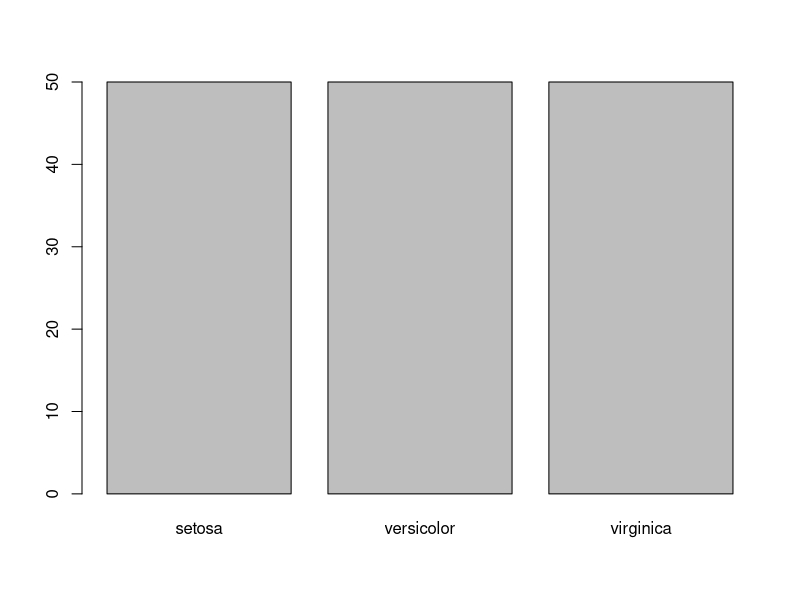
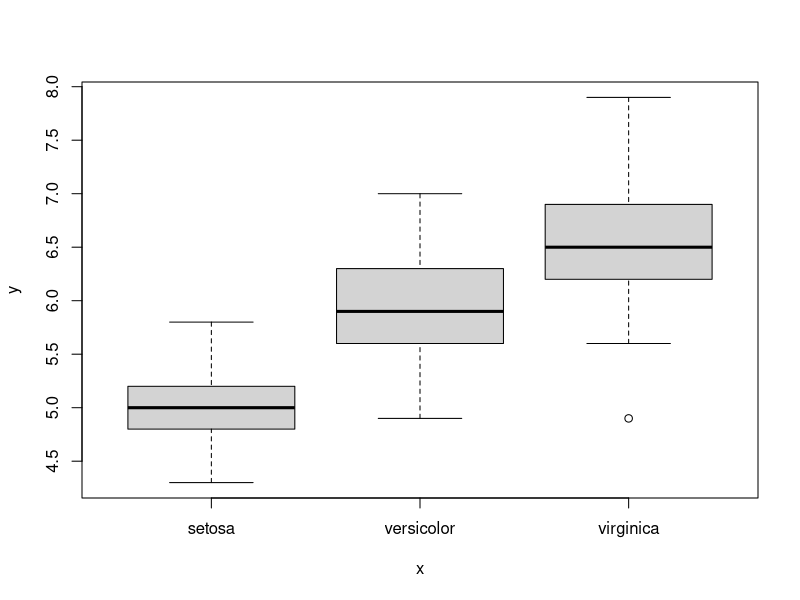
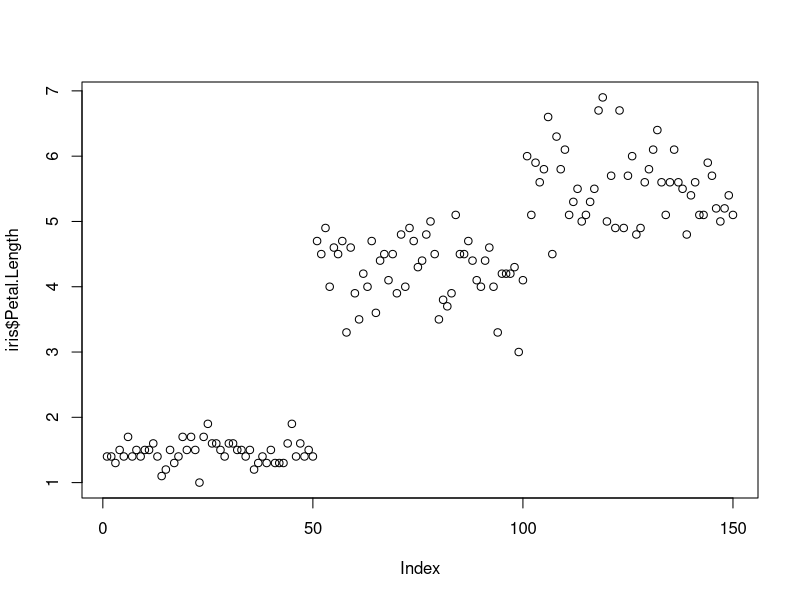
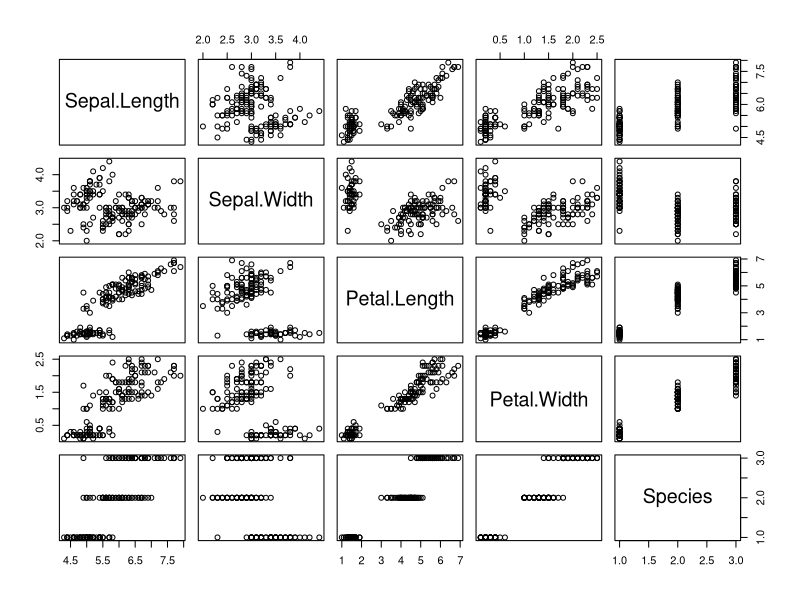
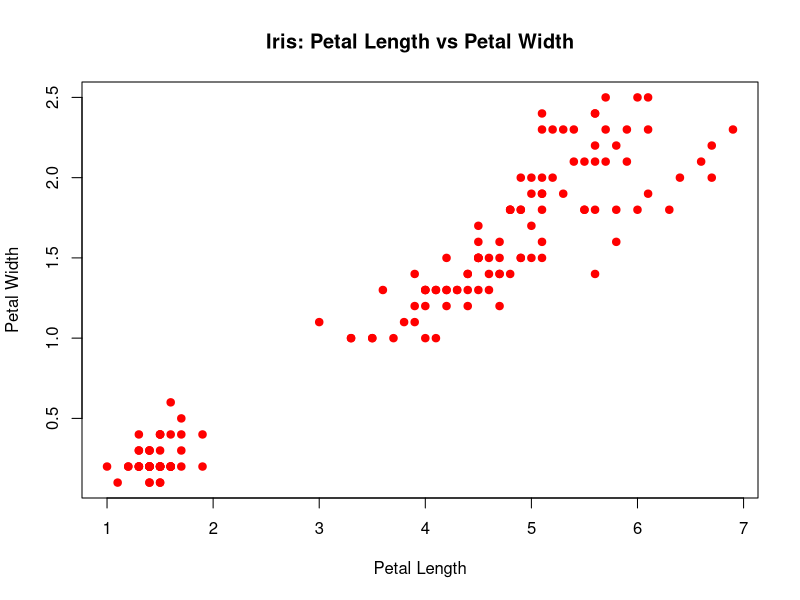
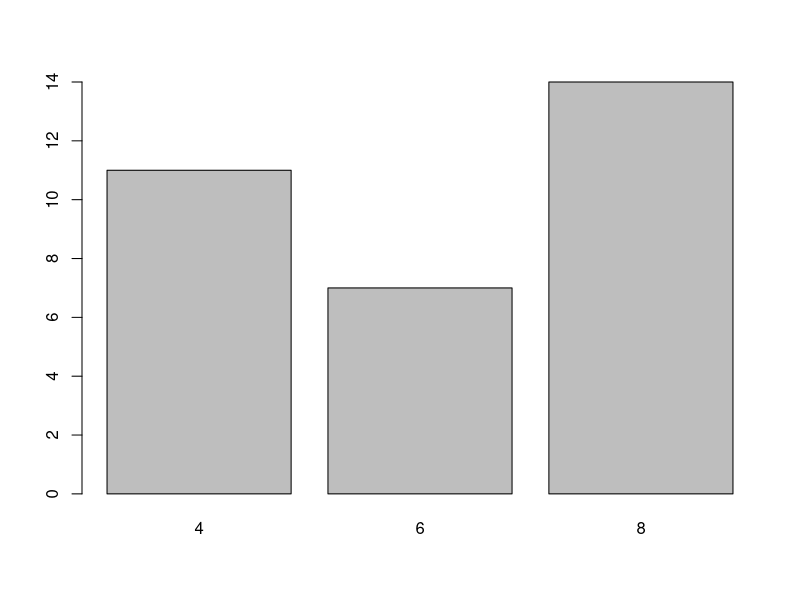
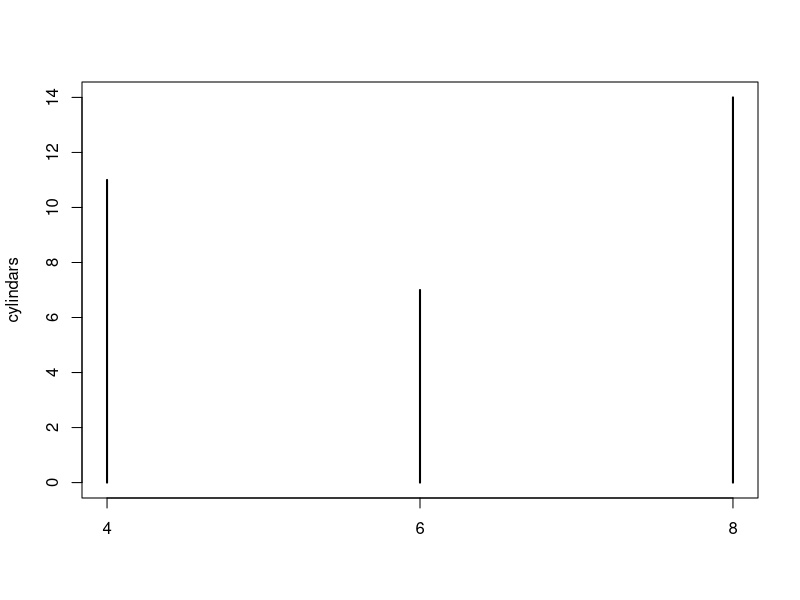
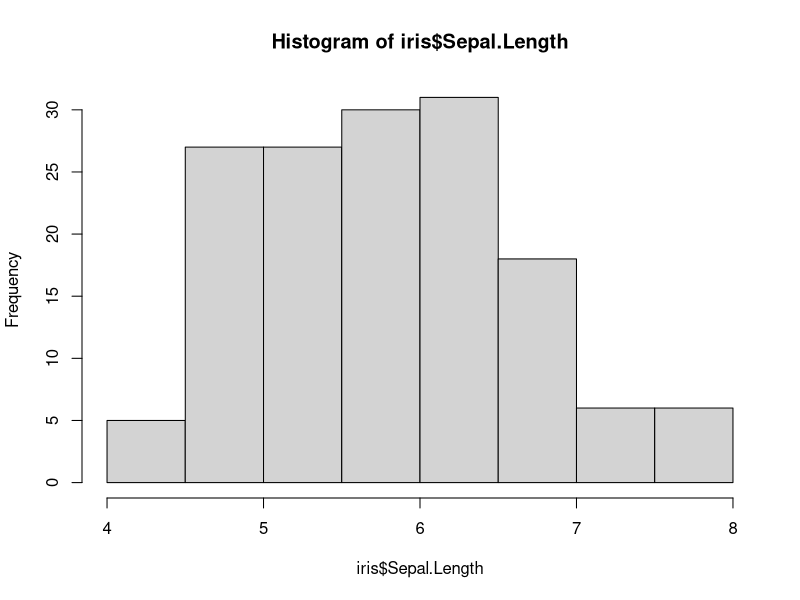

R code for these plots, in order:
library(tidyverse)
library(datasets)
head(iris)
plot(iris$Species)
plot(iris$Species, iris$Sepal.Length)
plot(iris$Petal.Length)
plot(iris)
plot(iris$Petal.Length, iris$Petal.Width,
     col='red',
     pch=19,
     main="Iris: Petal Length vs Petal Width",
     xlab= 'Petal Length',
     ylab = 'Petal Width')

head(mtcars)
cylindars <- table(mtcars$cyl)
barplot(cylindars)
plot(cylindars)

hist(iris$Sepal.Length)
hist(iris$Sepal.Width)
hist(iris$Petal.Length)
hist(iris$Petal.Width)

par(mfrow = c(3,1))
hist(iris$Sepal.Length)
hist(iris$Sepal.Width)
hist(iris$Petal.Length)

hist(iris$Petal.Width[iris$Species == 'setosa'],
     main = 'Iris Setossa',
     col = 'red',
     xlim = c(0,3),
     xlab = '',
     breaks = 9)

hist(iris$Petal.Width[iris$Species == 'versicolor'],
     main = 'Iris Versicolor',
     col = 'purple',
     xlim = c(0,3),
     xlab = '',
     breaks = 9)

hist(iris$Petal.Width[iris$Species == 'virginica'],
     main = 'Iris virginica',
     col = 'green',
     xlim = c(0,3),
     xlab = '',
     breaks = 9)

par(mfrow = c(1,1))

plot(mtcars$wt, mtcars$mpg, 
     pch = 19,
     cex = 1.5,
     col = '#ccc000',
     xlab = 'weight',
     ylab = 'MPG',
     main = 'MPG as a function of weight of cars')

head(lynx)
hist(lynx,
     breaks = 14,
     freq = FALSE,
     col = 'thistle1',
     main = paste('Histogram of Annual',
                  'Trappings, 1821-1934'))

curve(dnorm(x, mean = mean(lynx), sd = sd(lynx)), lwd = 2,
      add = TRUE)
lines(density(lynx), col='red', lwd = 2)
lines(density(lynx, adjust = 3), col='purple', lwd = 2)
rug(lynx, col='gray', lwd=2)

summary(iris$Species)
summary(iris)
summary(iris$Sepal.Length)

install.packages('psych')
library(psych)

describe(iris$Sepal.Length)
describe(iris)

hist(iris$Sepal.Length)

#select variables
cars <- mtcars[, c(1:4, 6:7, 9:11)]
cars

# %>% this is a pipe. Take the result of one step
# feed it directly as the input data of the next step
hc <- cars  %>%
  dist %>%
  hclust
plot(hc)
rect.hclust(hc, k=2, border='gray')
rect.hclust(hc, k=3, border='blue')
rect.hclust(hc, k=4, border='green')
rect.hclust(hc, k=5, border='darkred')

pc <- prcomp(cars, center = T, scale = T)
summary(pc)
plot(pc)
pc
predict(pc) %>% round(2)

# graph
biplot(pc)

data <- USJudgeRatings
head(data)
x <- as.matrix(data[-12]) #read all data except the 12
y <- data[,12]

reg1 <- lm(y ~ x)
# specify variables individually
#reg1 <- lm(RTEN ~ CONT + ING + DMNR,
           #data = USJudgeRatings)


reg1
summary(reg1)
anova(reg1)
coef(reg1)
confint(reg1)
hist(residuals(reg1))

#lars, caret
# convetional stepwise regression
#stepwise <- lars(x,y,type='stepwise')
#stagewise <- lars(x,y,type='forward.stagewise')
#lar <- lars(x,y,type='lar')
#lasso <- lars(x,y,type='lasso')



























